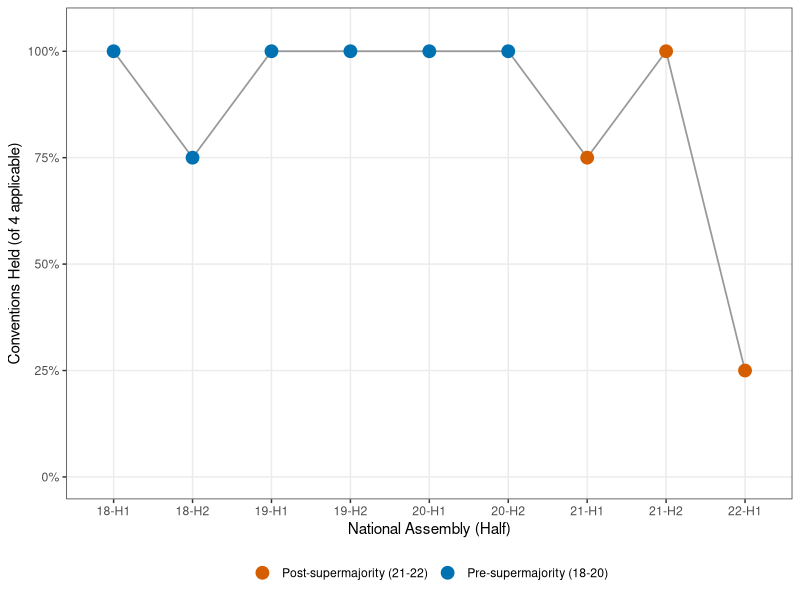
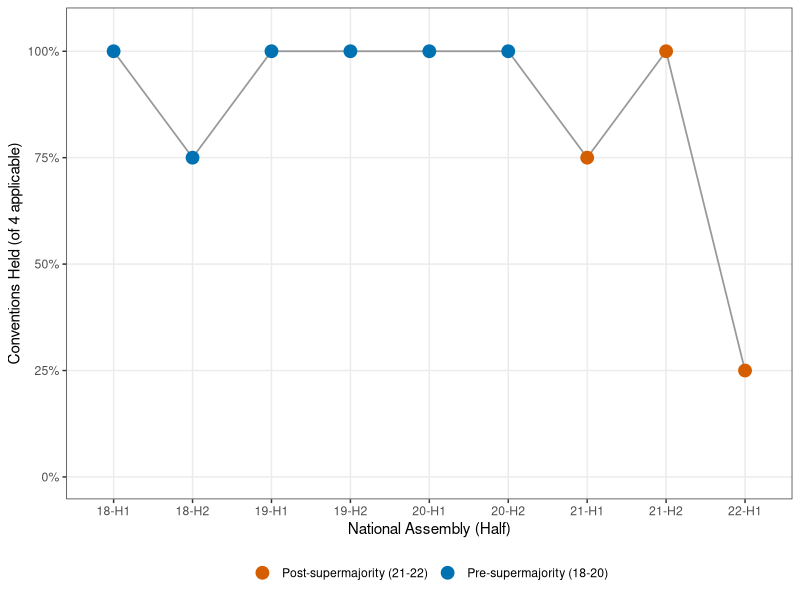

The R source for these figures, in order:
# Auto-generated figure for article
Sys.setenv(KBL_DATA = "/Users/kyusik/kna/data/processed")
# Figure 1: Convention hold rate across 18-22 National Assemblies
library(ggplot2); library(dplyr); library(tidyr)
df <- data.frame(
  na_half = c("18-H1","18-H2","19-H1","19-H2","20-H1","20-H2",
              "21-H1","21-H2","22-H1"),
  held = c(4, 3, 4, 4, 4, 4, 3, 4, 1),
  total = rep(4, 9)
)
df$rate <- df$held / df$total
df$era <- factor(ifelse(df$na_half %in% c("21-H1","21-H2","22-H1"),
                        "Post-supermajority (21-22)",
                        "Pre-supermajority (18-20)"))
ggplot(df, aes(x = na_half, y = rate, group = 1, color = era)) +
  geom_line(color = "grey60", linewidth = 0.6) +
  geom_point(size = 4) +
  scale_color_manual(values = c("Pre-supermajority (18-20)" = "#0072B2",
                                "Post-supermajority (21-22)" = "#D55E00")) +
  scale_y_continuous(limits = c(0, 1.05),
                     breaks = seq(0, 1, 0.25),
                     labels = scales::percent_format(accuracy = 1)) +
  labs(x = "National Assembly (Half)",
       y = "Conventions Held (of 4 applicable)",
       color = NULL,
       title = NULL) +
  theme_bw(base_size = 11) +
  theme(legend.position = "bottom",
        panel.grid.minor = element_blank())
ggsave("/Users/kyusik/Desktop/kyusik-github/kna-research-agents/articles/figures/2026-04-29_r24/fig_1.pdf", width = 7, height = 4.5)
